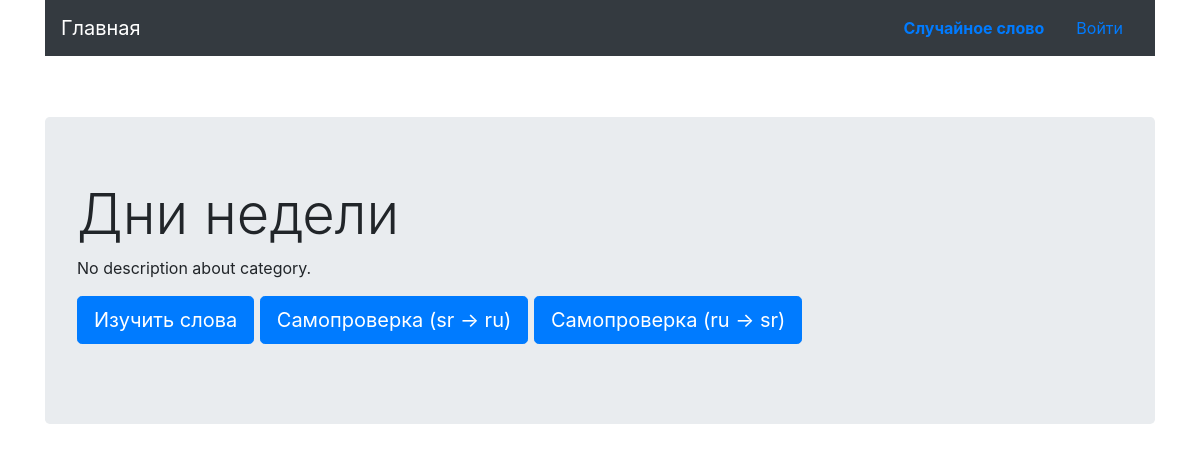
The page /category/1 on the database as committed earlier.
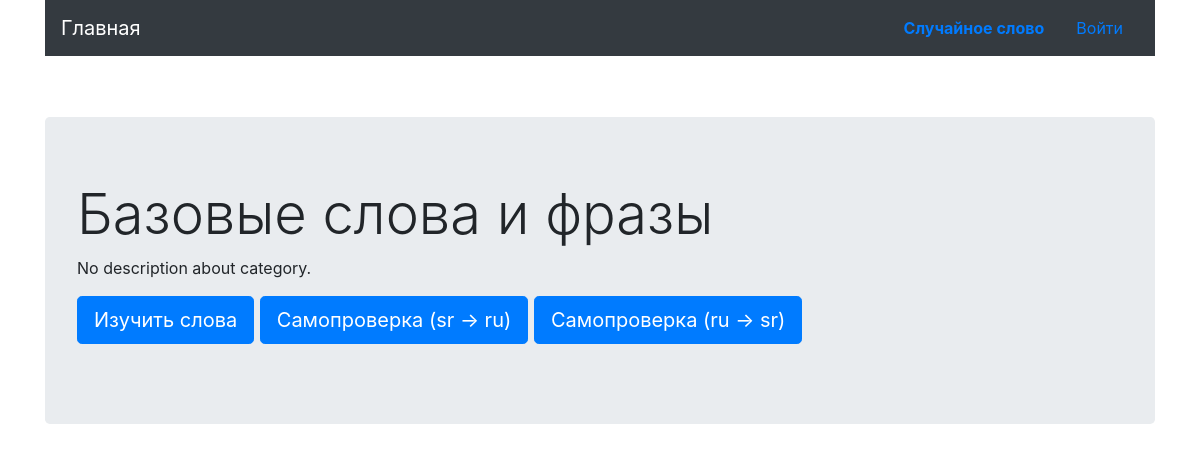
The same page on the database as committed later.
### main_app/card/models.py (models this page shows, shortened)
class BaseModel(db.Model):
    __abstract__ = True
    __table_args__ = {'sqlite_autoincrement': True}     # remove if postgres
    id = db.Column(db.Integer, primary_key=True)

class Category(BaseModel):
    __tablename__ = 'category'
    name = db.Column(db.String(128), unique=True, nullable=False)
    image = db.Column(db.String(1024), nullable=True)
    background = db.Column(db.String(1024), nullable=True)

### main_app/card/views.py (the view)
@card.route('/category/<int:category_id>')
def category(category_id):
    if request.args.get('finish'):
        finish = True if request.args.get('finish') == 'True' else False
        result = UserSeed.create_new_seed(current_user)
        return redirect(url_for('card.category', category_id=category_id))
    category = db.session.query(Category).get(category_id)
    return render_template('main/card/category.html', category=category)

### main_app/templates/main/card/category.html
{% extends 'main/layout.html' %}
{% block content %}
<div class="container card-main">
	<div class="row">
		<div class="col-md-12">
			<div class="jumbotron">
			  <h1 class="display-4">{{ category.name }}</h1>
			  {% if category.description %}
			  {{ category.description }}
			  {% else %}
			  	<p>No description about category.</p>
			  {% endif %}
			  <p class="lead">
			    <a class="btn btn-primary btn-lg" href="{{ url_for('card.category_words', category_id=category.id, page=1) }}" role="button">Изучить слова</a>
			    <a class="btn btn-primary btn-lg" href="{{ url_for('card.category_words', category_id=category.id, page=1, exam=1) }}" role="button">Самопроверка (sr -> ru)</a>
			    <a class="btn btn-primary btn-lg" href="{{ url_for('card.category_words', category_id=category.id, page=1, exam=2) }}" role="button">Самопроверка (ru -> sr)</a>
			  </p>
		</div>
		</div>
	</div>
</div>
{% endblock %}

Rows that differ between the two databases and show on the page:
changed Category: name "Дни недели" → "Базовые слова и фразы"
